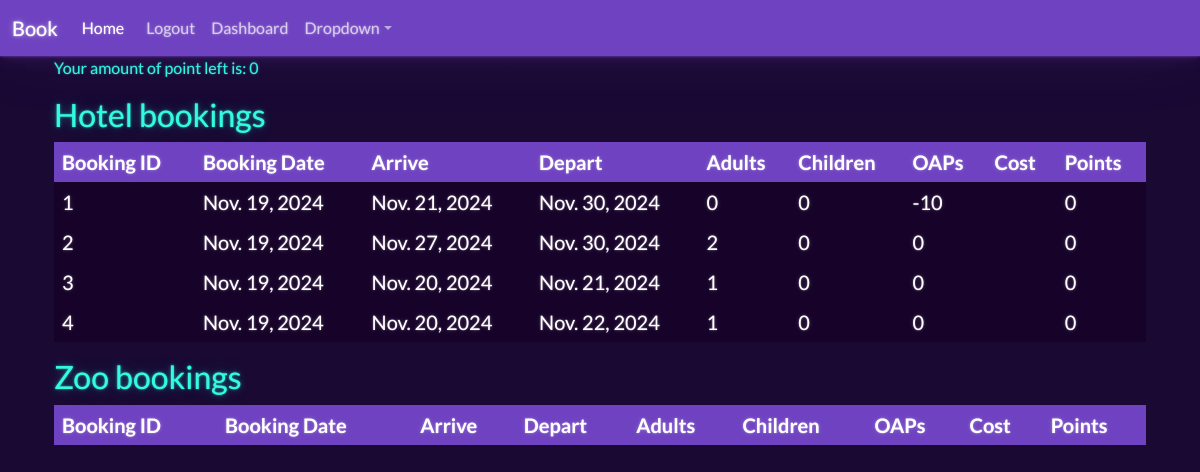
The page /dashboard (signed in) on the database as committed earlier.
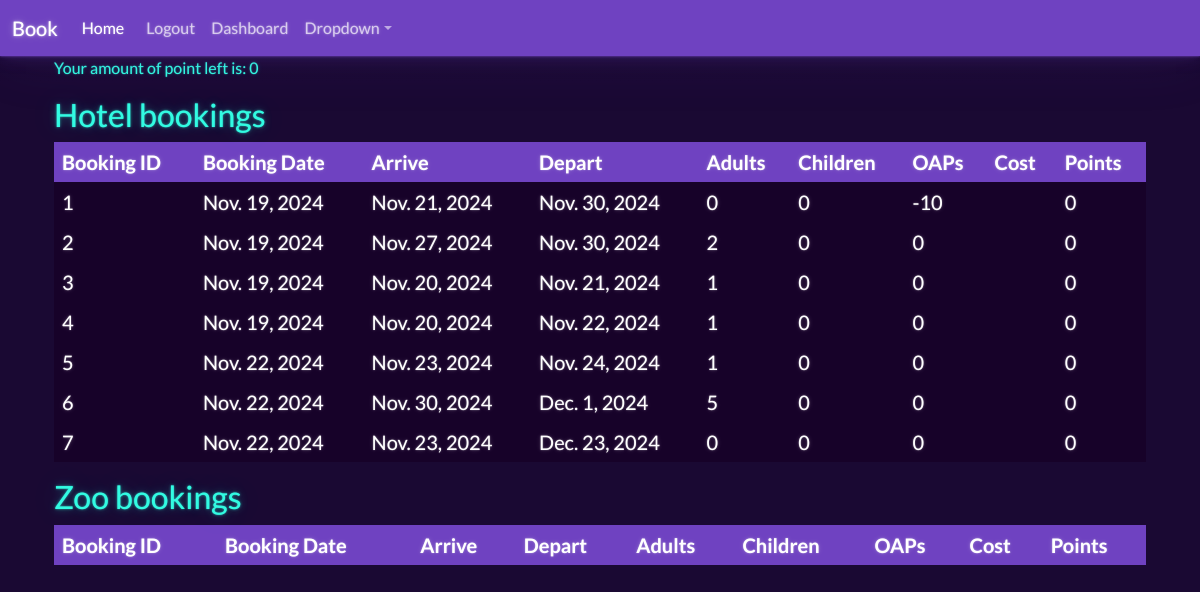
The same page on the database as committed later.
### website/models.py (models this page shows)
class HotelBooking(models.Model):
    booking_id = models.AutoField(primary_key=True, editable=False)
    hotel_user_id = models.ForeignKey(zoo_user, on_delete=models.CASCADE)
    hotel_booking_date = models.DateField(auto_now_add=True)
    hotel_booking_date_arrive = models.DateField()
    hotel_booking_date_leave = models.DateField()
    hotel_booking_adults = models.IntegerField(default=0)
    hotel_booking_children = models.IntegerField(default=0)
    hotel_booking_oap = models.IntegerField(default=0)
    hotel_total_cost = models.FloatField(default=0)
    hotel_points = models.IntegerField(default=0)

### website/views.py (the view)
# urls.py: path('dashboard', views.dashboard, name="dashboard"),
@login_required(login_url='my-login')
def dashboard(request):
    my_hotel_bookings = HotelBooking.objects.filter(hotel_user_id = request.user.id)
    my_zoo_bookings = ZooBooking.objects.filter(zoo_user_id = request.user.id)
    context = {'hotel_records': my_hotel_bookings,
               'zoo_records': my_zoo_bookings,}
    return render(request, 'website/dashboard.html', context=context)

### website/templates/website/dashboard.html (shortened to what this page needs)
{% extends 'website/base.html' %}
{% block content %}
<div class="container">
    <p>Your amount of point left is: {{user.points}} <p>
</div>
<div class="container">
    <h2> Hotel bookings <h2>
        <table class="table table-dark table-hover table-bordered fs-5">
            <thead class="table-primary">
                <tr>
                    <th scope="col"> Booking ID </th>
                    <th scope="col"> Booking Date </th>
                    <th scope="col"> Arrive </th>
                    <th scope="col"> Depart </th>
                    <th scope="col"> Adults </th>
                    <th scope="col"> Children </th>
                    <th scope="col"> OAPs </th>
                    <th scope="col"> Cost </th>
                    <th scope="col"> Points </th>
                </tr>
            </thead>
            <tbody>
            {% if hotel_records %}
                {% for record in hotel_records %}
                <tr>
                    <td> {{record.booking_id}} </td>
                    <td> {{record.hotel_booking_date}} </td>
                    <td> {{record.hotel_booking_date_arrive}} </td>
                    <td> {{record.hotel_booking_date_leave}} </td>
                    <td> {{record.hotel_booking_adults}} </td>
                    <td> {{record.hotel_booking_children}} </td>
                    <td> {{record.hotel_booking_oap}} </td>
                    <td> {{record.hotel_booking_cost}} </td>
                    <td> {{record.hotel_points}} </td>
                </tr>
                {% endfor %}
            {% endif %}
            </tbody>
        </table>
</div>
<div class="container">
    <h2> Zoo bookings <h2>
        <table class="table table-hover table-bordered fs-5">
            <thead class="table-primary">
                <tr>
                    <th scope="col"> Booking ID </th>
                    <th scope="col"> Booking Date </th>
                    <th scope="col"> Arrive </th>
                    <th scope="col"> Depart </th>
                    <th scope="col"> Adults </th>
                    <th scope="col"> Children </th>
                    <th scope="col"> OAPs </th>
                    <th scope="col"> Cost </th>
                    <th scope="col"> Points </th>
                </tr>
            </thead>
        </table>
</div>
{% endblock %}

Rows that differ between the two databases and show on the page:
added HotelBooking: booking_id "5", hotel_booking_date "Nov. 22, 2024", hotel_booking_date_arrive "Nov. 23, 2024", hotel_booking_date_leave "Nov. 24, 2024", hotel_booking_adults "1", hotel_booking_children "0", hotel_booking_oap "0", hotel_points "0"
added HotelBooking: booking_id "6", hotel_booking_date "Nov. 22, 2024", hotel_booking_date_arrive "Nov. 30, 2024", hotel_booking_date_leave "Dec. 1, 2024", hotel_booking_adults "5", hotel_booking_children "0", hotel_booking_oap "0", hotel_points "0"
added HotelBooking: booking_id "7", hotel_booking_date "Nov. 22, 2024", hotel_booking_date_arrive "Nov. 23, 2024", hotel_booking_date_leave "Dec. 23, 2024", hotel_booking_adults "0", hotel_booking_children "0", hotel_booking_oap "0", hotel_points "0"
